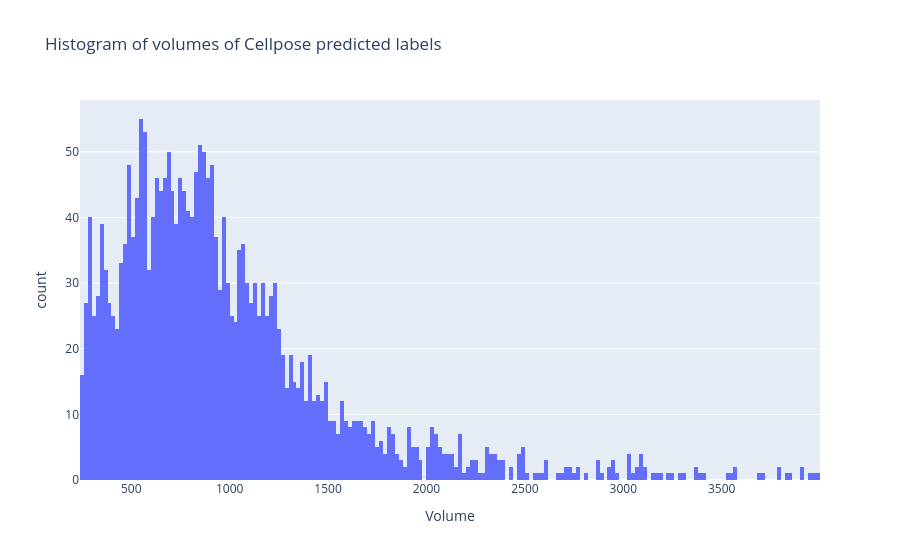

Notebook code cell kept with this figure:
### Markdown cell above
### Inspect nuclei volume distribution
Review label volumes with a histogram to calibrate size-based filtering thresholds.

Input needed from researcher: inspect outliers and adjust `MIN_MAX_NUCLEI_VOLUME` if needed.

### Code cell
# Explore nuclei predicted labels by Cellpose to make an informed decision on the size-based exclusion of the predicted labels
# Create histogram
fig = px.histogram(merged_df, x="volume_nuclei", nbins=300, labels={"volume_nuclei": "Volume"}, title="Histogram of volumes of Cellpose predicted labels")

# Show plot
fig.show()

### Figure 1 — Plotly figure (JSON) as saved in the notebook; plotly's stock layout.template omitted (floating-point values rounded to 4 significant figures; data arrays with more than 128 entries replaced by an {"elided": "..."} marker saying what was removed)
{"data": [{"bingroup": "x", "hovertemplate": "Volume=%{x}<br>count=%{y}<extra></extra>", "legendgroup": "", "marker": {"color": "#636efa", "pattern": {"shape": ""}}, "name": "", "nbinsx": 300, "orientation": "v", "showlegend": false, "type": "histogram", "x": {"elided": "2345 float values"}, "xaxis": "x", "yaxis": "y"}], "layout": {"barmode": "relative", "legend": {"tracegroupgap": 0}, "title": {"text": "Histogram of volumes of Cellpose predicted labels"}, "xaxis": {"anchor": "y", "domain": [0, 1], "title": {"text": "Volume"}}, "yaxis": {"anchor": "x", "domain": [0, 1], "title": {"text": "count"}}}}
